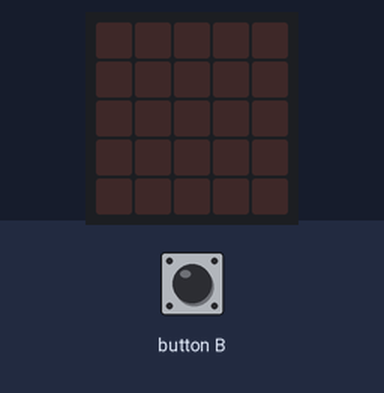
Simulated run of this program. Board: BBC micro:bit (MakeCode). Shown: the board's 5×5 LED display. The inputs (shaded band) are chosen by the test bench. Random numbers come from a fixed seed.

Above: at 1.2 s.
1.3 s: button B pressed for 0.15 s
At 2.4 s:
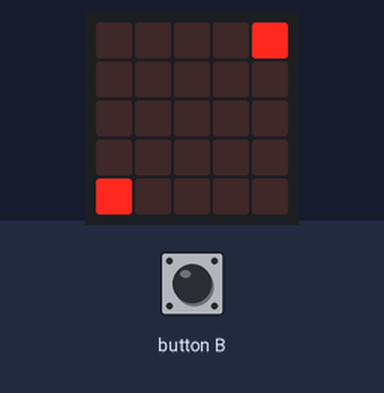
2.9 s: button B pressed for 0.15 s
At 3.6 s:
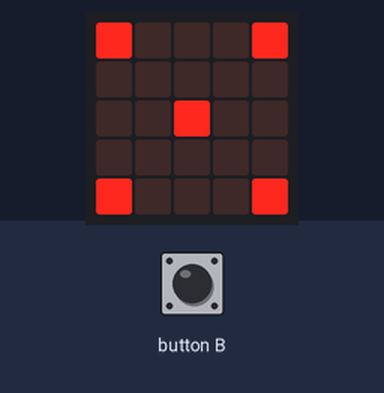
4.5 s: button B pressed for 0.15 s
At 5.8 s:
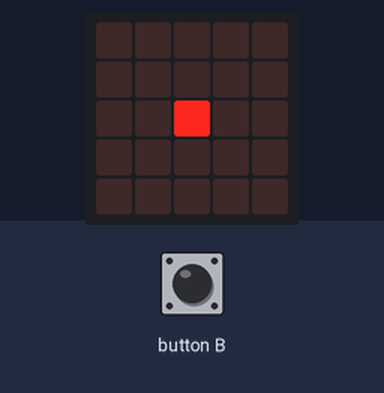
6.1 s: button B pressed for 0.15 s
At 7.2 s:
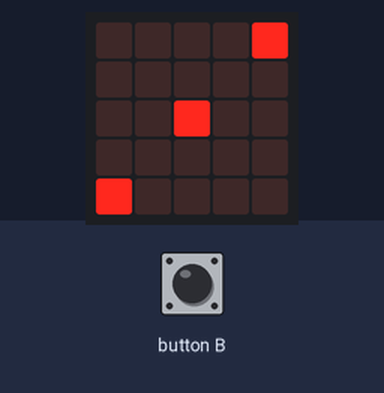
7.7 s: button B pressed 5 times (0.12 s each, 0.3 s apart)
At 9.8 s:
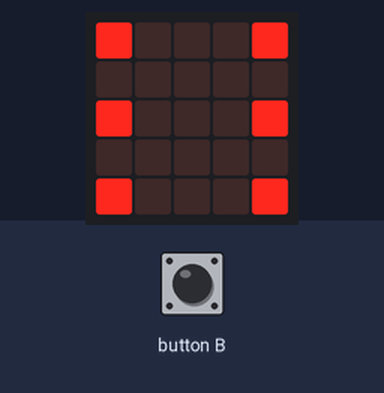
Timing chart, 0 to 11.3 s (numbered marks = the images above; inputs shaded):
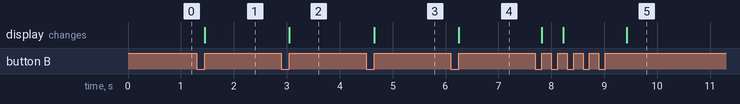

The program:

main.ts
```typescript
let tall = 0
input.onButtonPressed(Button.B, function () {
    tall = randint(1, 6)
    if (tall == 1) {
        basic.showLeds(`
            . . . . .
            . . . . .
            . . # . .
            . . . . .
            . . . . .
            `)
    } else {
        if (tall == 2) {
            basic.showLeds(`
                . . . . #
                . . . . .
                . . . . .
                . . . . .
                # . . . .
                `)
        } else {
            if (tall == 3) {
                basic.showLeds(`
                    . . . . #
                    . . . . .
                    . . # . .
                    . . . . .
                    # . . . .
                    `)
            } else {
                if (tall == 4) {
                    basic.showLeds(`
                        # . . . #
                        . . . . .
                        . . . . .
                        . . . . .
                        # . . . #
                        `)
                } else {
                    if (tall == 5) {
                        basic.showLeds(`
                            # . . . #
                            . . . . .
                            . . # . .
                            . . . . .
                            # . . . #
                            `)
                    } else {
                        if (tall == 6) {
                            basic.showLeds(`
                                # . . . #
                                . . . . .
                                # . . . #
                                . . . . .
                                # . . . #
                                `)
                        } else {

                        }
                    }
                }
            }
        }
    }
})
basic.forever(function () {

})
```

test.ts
```typescript
// testene settes inn her; disse vil ikke kompilert så lenge denne pakken blir brukt som en utvidelse.
```

Measured:
- after the input at 1.3 s, the display: changes after 0.15 s (image 1)
- after the input at 2.9 s, the display: changes after 0.15 s (image 2)
- after the input at 4.5 s, the display: changes after 0.15 s (image 3)
- after the input at 6.1 s, the display: changes after 0.15 s (image 4)
- after the input at 7.7 s, the display: first changes after 0.12 s (image 5 shows a later state)
